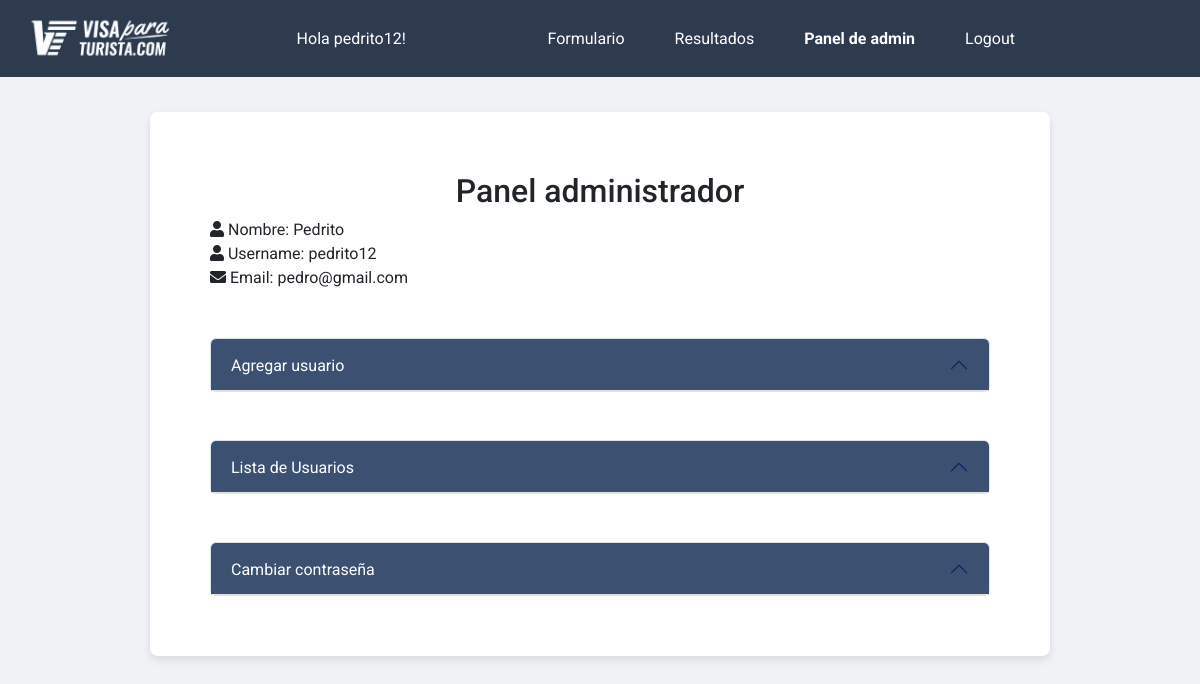
The page /admin-dashboard (signed in) on the database its author committed.
### models.py (models this page shows, shortened)
class User(UserMixin, db.Model):
    id = db.Column(db.Integer, primary_key=True)
    username = db.Column(db.String(100), unique=True, nullable=False)
    name = db.Column(db.String(100), nullable=False)
    email = db.Column(db.String(100), nullable=False, unique=True)
    telefono = db.Column(db.Integer, nullable=False)
    password_hash = db.Column(db.String(130), nullable=False)
    roles = db.relationship("Roles", secondary="user_roles", back_populates="users")
    @hybrid_property
    def password(self):
        raise AttributeError('password is not a readable attribute')

### app.py (the view, shortened to what this page needs)
@login_required
@admin_permission.require(http_exception=403)
@app.route("/admin-dashboard", methods=['GET', 'POST'])
def admin_dashboard():
  form = UpdatePasswordForm()
  users = User.query.all()
  return render_template('admin_dashboard.html', users=users, form=form)

### app.py (called while the page is built)
@login_manager.user_loader
def load_user(id):
    return User.query.get(int(id))

### templates/admin_dashboard.html (shortened to what this page needs)
<!DOCTYPE html>
<html lang="en">
  <head>
    <link
      href="https://cdn.jsdelivr.net/npm/bootstrap@5.3.0/dist/css/bootstrap.min.css"
      rel="stylesheet"
    />
  </head>
  <body>
    {% include 'base.html' %} {% block content %}
    <div class="container">
      <h2 class="text-center">Panel administrador</h2>
      <div class="user-info mb-4">
        <div class="user-info-item">
          <i class="fas fa-user"></i>
          <span class="data">Nombre: </span>
          <span id="nombre"> {{ current_user.name }}</span>
        </div>
        <div class="user-info-item">
          <i class="fas fa-user"></i>
          <span class="data">Username: </span>
          <span id="username"> {{ current_user.username }}</span>
        </div>
        <div class="user-info-item">
          <i class="fas fa-envelope"></i>
          <span class="data">Email: </span>
          <span id="email"> {{ current_user.email }}</span>
        </div>
      </div>
      <div class="">
        <div class="accordion mt-5" id="accordionAddUser">
          <div class="accordion-item">
            <h2 class="accordion-header" id="headingAddUser">
              <button
                class="accordion-button custom-btn"
                type="button"
                data-bs-toggle="collapse"
                data-bs-target="#collapseAddUser"
                aria-expanded="true"
                aria-controls="collapseAddUser"
              >
                Agregar usuario
              </button>
            </h2>
          </div>
        </div>
      </div>
      <div class="">
        <div class="accordion mt-5" id="accordionUserList">
          <div class="accordion-item">
            <h2 class="accordion-header" id="headingUserList">
              <button
                class="accordion-button custom-btn"
                type="button"
                data-bs-toggle="collapse"
                data-bs-target="#collapseUserList"
                aria-expanded="true"
                aria-controls="collapseUserList"
              >
                Lista de Usuarios
              </button>
            </h2>
                    {% for user in users %}
                        {% include 'update_password.html' %}
                    {% endfor %}
          </div>
        </div>
      </div>
      <div class="">
        <div class="accordion mt-5" id="accordionChangePassword">
          <div class="accordion-item">
            <h2 class="accordion-header" id="headingChangePassword">
              <button
                class="accordion-button custom-btn"
                type="button"
                data-bs-toggle="collapse"
                data-bs-target="#collapseChangePassword"
                aria-expanded="true"
                aria-controls="collapseChangePassword"
              >
                Cambiar contraseña
              </button>
            </h2>
          </div>
        </div>
      </div>
    </div>
    {% endblock %}
  </body>
</html>

### templates/base.html (shortened to what this page needs)
<!DOCTYPE html>
<html lang="es">
  <head>
    <link
      rel="stylesheet"
      href="{{ url_for('static', filename='estilos.css') }}"
    />
    <link
      rel="stylesheet"
      href="https://cdnjs.cloudflare.com/ajax/libs/font-awesome/5.15.4/css/all.min.css"
    />
  </head>
  <body>
    <nav class="navbar">
      <div class="topbar">
        <a href="/">
          <img
            src="../static/images/navbar.png"
            alt="Logo visa par turistas"
            class="logo-topbar"
          />
        </a>
        Hola {{ current_user.username }}!
        <div class="topbar-menu menu-adjustable">
          {% if current_user.is_authenticated %}
          {% if current_user.roles[0].id == 1 %}
              <a href="/" class="{% if request.path == '/' %}active{% endif %}">Formulario</a>
              <a href="/results" class="{% if request.path == '/results' %}active{% endif %}">Resultados</a>
              <a href="/admin-dashboard" class="{% if request.path == '/admin-dashboard' %}active{% endif %}">Panel de admin</a>
          {% else %}
              <a href="/results" class="{% if request.path == '/results' %}active{% endif %}">Resultados</a>
              <a href="/user-dashboard" class="{% if request.path == '/user-dashboard' %}active{% endif %}">Panel de usuario</a>
          {% endif %}
          {% endif %}
          {% if current_user.is_authenticated %}
          <a
            href="{{ url_for('logout') }}"
            class="{% if request.path == url_for('logout') %}active{% endif %}"
            >Logout</a
          >
          {% else %}
          <a
            href="{{ url_for('login') }}"
            class="{% if request.path == url_for('login') %}active{% endif %}"
            >Login</a
          >
          {% endif %}
        </div>
      </div>
    </nav>
  </body>
</html>

### static/estilos.css (style rules this page uses)
body { font-family: 'Roboto', Arial, sans-serif; background-color: #f0f2f5; margin: 0; padding: 0; }
.topbar { display: flex; justify-content: space-between; align-items: center; background-color: #2e3b4e; color: #fff; padding: 10px 20px; position: fixed; width: 100%; top: 0; z-index: 1000; }
.logo-topbar { width: 10rem; }
.topbar-menu { display: flex; align-items: center; margin-right: 140px; }
.topbar-menu a { color: #fff; margin: 0 10px; text-decoration: none; padding: 10px 15px; border-radius: 5px; transition: background-color 0.3s ease; }
.topbar-menu a.active { font-weight: bold; }
.container { max-width: 75%; background: white; border-radius: 8px; box-shadow: 0 4px 8px rgba(0, 0, 0, 0.1); padding: 60px; margin: 6rem auto;; box-sizing: border-box; overflow: hidden; position: relative; }
a { color: #3b82f6; text-decoration: none; }
button { width: 100%; padding: 15px; background-color: #0073e6; color: #fff; border: none; border-radius: 5px; font-size: 16px; cursor: pointer; transition: background-color 0.3s; }

### templates/admin_dashboard.html (style rules this page uses)
.custom-btn { background-color: #3c5171 !important; color: white !important; }

### rows shown on the page
User: username "pedrito12", name "Pedrito", email "pedro@gmail.com"
